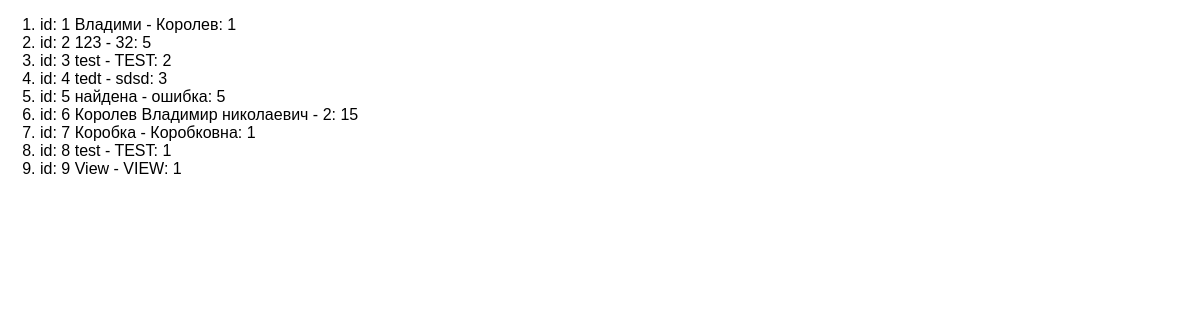
The app's page /list, older data.
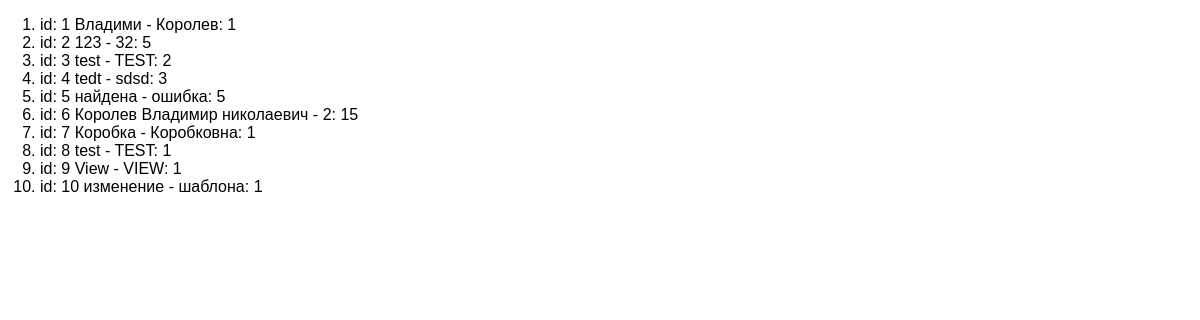
The same page, newer data.
### feedback/models.py (models this page shows)
class Feedback(models.Model):
    name = models.CharField(max_length=10, validators=[MinLengthValidator(3)])
    surname = models.CharField(max_length=60)
    feedback = models.TextField()
    rating = models.PositiveIntegerField()

### feedback/views.py (the view)
# urls.py: path('list', ListFeedBack.as_view()),
class ListFeedBack(ListView):
    template_name = 'feedback/list_feedback.html'
    model = Feedback
    context_object_name = 'feedbacks'
    def get_queryset(self):
        queryset = super().get_queryset()
        return queryset

### feedback/templates/feedback/list_feedback.html (shortened to what this page needs)
{% extends 'base.html' %}
{% block content %}
<ol>
        {% for i in feedbacks %}
           <li> id: {{ i.pk }} {{ i.name }} -  {{ i.surname }}: {{ i.rating }}   </li>
        {% endfor %}
</ol>
{% endblock %}

Row changes from the older to the newer data that the page shows:
added Feedback: pk "10", name "изменение", surname "шаблона", rating "1"
